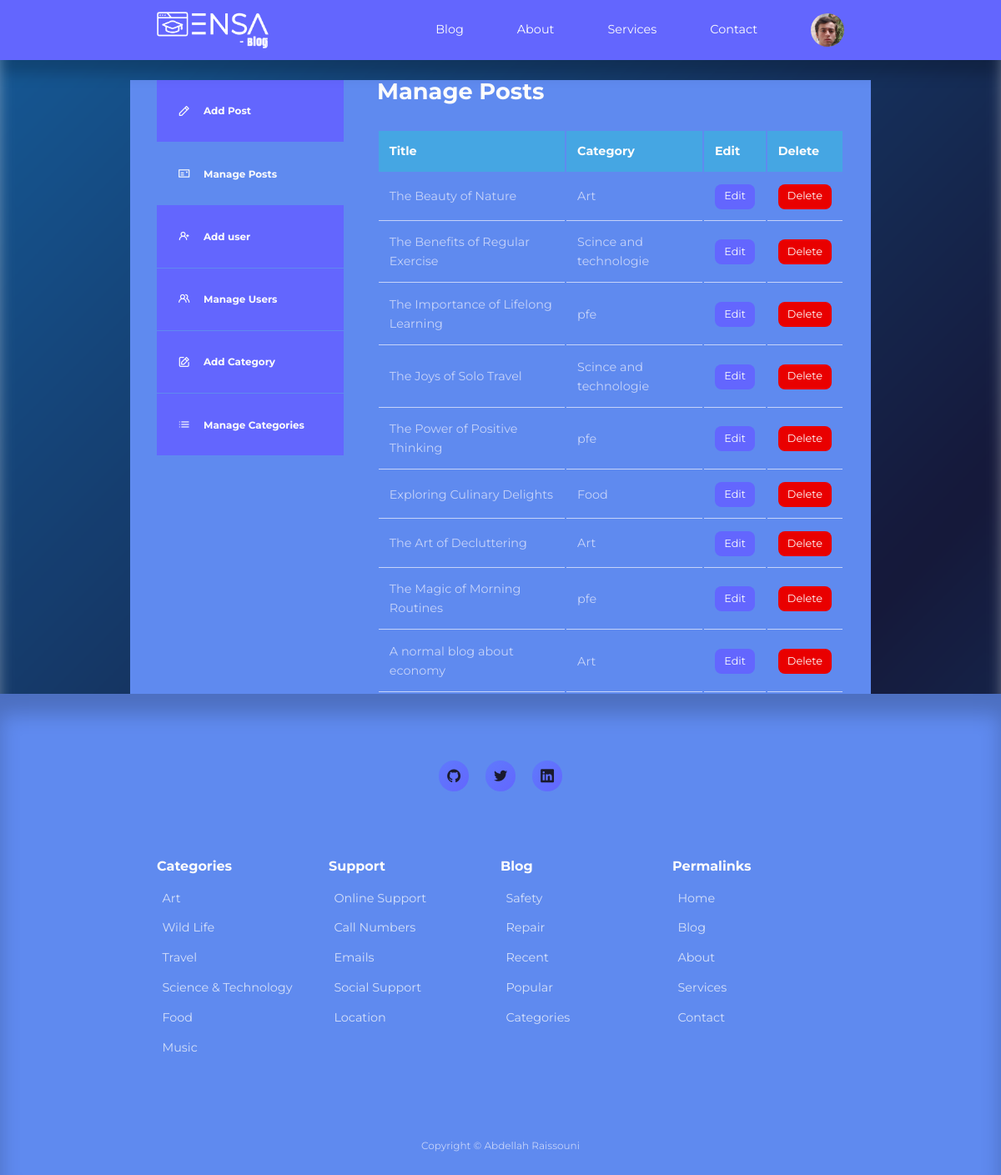
The app's page /admin/ (signed in) with its own data.
### tables this page shows
CREATE TABLE IF NOT EXISTS `users` (
  `id` int UNSIGNED NOT NULL AUTO_INCREMENT,
  `firstname` varchar(50) NOT NULL,
  `lastname` varchar(50) NOT NULL,
  `username` varchar(50) NOT NULL,
  `email` varchar(100) NOT NULL,
  `password` varchar(255) NOT NULL,
  `avatar` varchar(255) NOT NULL,
  `is_admin` tinyint(1) NOT NULL,
  PRIMARY KEY (`id`)
);

CREATE TABLE IF NOT EXISTS `posts` (
  `id` int UNSIGNED NOT NULL AUTO_INCREMENT,
  `title` varchar(255) NOT NULL,
  `body` text NOT NULL,
  `thumbnail` varchar(255) NOT NULL,
  `date_time` timestamp NOT NULL DEFAULT CURRENT_TIMESTAMP,
  `category_id` int UNSIGNED DEFAULT NULL,
  `author_id` int UNSIGNED NOT NULL,
  `is_featured` tinyint(1) NOT NULL,
  PRIMARY KEY (`id`),
  KEY `FK_blog_category` (`category_id`),
  KEY `FK_blog_author` (`author_id`)
);

CREATE TABLE IF NOT EXISTS `categories` (
  `id` int UNSIGNED NOT NULL AUTO_INCREMENT,
  `title` varchar(50) NOT NULL,
  `description` text NOT NULL,
  PRIMARY KEY (`id`)
);

### admin/partials/header.php (called while the page is built, shortened)
<?php
require '../partials/header.php';

### admin/index.php (the view, shortened to what this page needs)
<?php
 include 'partials/header.php';
 $current_user_id = $_SESSION['user-id'];
 $query = "SELECT id, title, category_id FROM posts WHERE author_id=$current_user_id ORDER BY id DESC";
 $posts = mysqli_query($connection, $query);
?>
<section class="dashboard">
    <div class="container dashboard__container">
        <aside>
            <ul>
                <li><a href="add-post.php"><i class="uil uil-pen"></i>
                        <h5>Add Post</h5>
                    </a>
                </li>
                <li><a href="index.php" class="active"><i class="uil uil-postcard"></i>
                        <h5>Manage Posts</h5>
                    </a>
                </li>
                <?php if(isset($_SESSION['user_is_admin'])) : ?>
                <li><a href="add-user.php"><i class="uil uil-user-plus"></i>
                        <h5>Add user</h5>
                    </a>
                </li>
                <li><a href="manage-users.php"><i class="uil uil-users-alt"></i>
                        <h5>Manage Users</h5>
                    </a>
                </li>
                <li><a href="add-category.php"><i class="uil uil-edit"></i>
                        <h5>Add Category</h5>
                    </a>
                </li>
                <li><a href="manage-categories.php"><i class="uil uil-list-ul"></i>
                        <h5>Manage Categories</h5>
                    </a>
                </li>
                <?php endif ?>
            </ul>
        </aside>
        <main>
            <h2>Manage Posts</h2>
            <?php if(mysqli_num_rows($posts) > 0) : ?>
            <table>
                <thead>
                    <tr>
                        <th>Title</th>
                        <th>Category</th>
                        <th>Edit</th>
                        <th>Delete</th>
                    </tr>
                </thead>
                <tbody>
                <?php while($post = mysqli_fetch_assoc($posts)) : ?>
                     <?php
                     $category_id = $post['category_id'];
                     $category_query = "SELECT title FROM categories WHERE id=$category_id";
                    $category_result = mysqli_query($connection, $category_query);
                     $category = mysqli_fetch_assoc($category_result);
                     ?>
                    <tr>
                        <td><?= $post['title'] ?></td>
                        <td><?= $category['title'] ?></td>
                        <td><a href="<?= ROOT_URL?>admin/edit-post.php?id=<?= $post['id']?>" class="btn sm">Edit</a></td>
                        <td><a href="<?= ROOT_URL?>admin/delete-post.php?id=<?= $post['id']?>" class="btn sm danger">Delete</a></td>
                    </tr>
                    <?php endwhile ?>
                </tbody>
            </table>
            <?php else : ?>
                <div class="alert__message error"><?= "No posts found" ?></div>
            <?php endif ?>
        </main>
    </div>
</section>
<?php
 include '../partials/footer.php';
?>

### partials/header.php (shortened to what this page needs)
<?php
require 'config/database.php';
if(isset($_SESSION['user-id'])) {
    $id = filter_var($_SESSION['user-id'], FILTER_VALIDATE_INT);
    $query = "SELECT avatar FROM users WHERE id=$id";
    $result = mysqli_query($connection, $query);
    $avatar = mysqli_fetch_assoc($result);
}
?>
<!DOCTYPE html>
<html lang="en">
<head>
    <link rel="stylesheet" href="<?= ROOT_URL ?>css/styles.css">
    <link rel="stylesheet" href="https://unicons.iconscout.com/release/v4.0.8/css/line.css">
</head>
<body>
    <nav>
        <div class="container nav__container">
            <a href="<?= ROOT_URL ?>" >
            <img src="<?= ROOT_URL ?>partials/ensablog-white.png" style="width:40%; height:auto;" alt="Ensa - Blog Logo" >
            </a>
            <ul class="nav__items">
                <li><a href="<?= ROOT_URL ?>blog.php">Blog</a></li>
                <li><a href="<?= ROOT_URL ?>about.php">About</a></li>
                <li><a href="<?= ROOT_URL ?>services.php">Services</a></li>
                <li><a href="<?= ROOT_URL ?>contact.php">Contact</a></li>
                <?php if(isset ($_SESSION['user-id'])): ?>
                    <li class="nav__profile">
                    <div class="avatar">
                        <img src="<?= ROOT_URL . 'images/' . $avatar['avatar'] ?>" >
                    </div>
                </li>
                <?php else : ?>
                <li><a href="<?= ROOT_URL ?>signin.php">Signin</a></li>
                <?php endif ?>
            </ul>
        </div>
    </nav>

### css/styles.css (style rules this page uses)
:root { --color-primary: #6366fe; --color-primary-light: hsla(239, 99%, 70%, 0.18); --color-primary-variant: #5f7afc; --color-red: #e90000; --color-red-light: hsla(235, 97%, 69%, 0.15); --color-green: #27e40f; --color-green-light: hsla(225, 95%, 68%, 0.15); --color-gray-900: #5f8aef; --color-gray-700: #45a6e3; --color-gray-300: rgba(242, 242, 254, 0.3); --color-gray-200: rgba(242, 242, 254, 0.7); --color-white: #fcfcfc; --color-bg: linear-gradient(-45deg, #000428, #004e92, #000428, #004e92); --transition: all 300ms ease; --container-width-lg: 74%; --container-width-md: 88%; --form-width: 40%; --card-border-radius-1: 0.3rem; --card-border-radius-2: 0.5rem; --card-border-radius-3: 0.8rem; --card-border-radius-4: 2rem; --card-border-radius-5: 5rem; }
body { font-family: 'Montserrat', sans-serif; line-height: 1.6; color: var(--color-gray-200); overflow-x: hidden; font-size: 0.9rem; position: relative; }
body::before, body::after { content: ""; position: fixed; top: 0; left: 0; width: 100%; height: 100%; background: var(--color-bg); background-size: 200% 200%; animation: gradient 25s ease-in-out infinite; z-index: -1; }
body::before { filter: blur(8px); opacity: 0.8; }
body::after { filter: blur(4px); opacity: 0.6; transform: scale(1.1); }
* { margin: 0; padding: 0; outline: 0; border: 0; appearance: 0; list-style: none; text-decoration: none; box-sizing: border-box; }
.container { width: var(--container-width-lg); max-width: 1800px; margin-inline: auto; }
section { margin-top: 3rem; width: 100vw; }
h1, h2, h3, h4, h5 { color: var(--color-white); line-height: 1.3; }
h2 { font-size: 1.7rem; margin: 1rem 0; }
a { color: var(--color-white); transition: var(--transition); }
img { display: block; width: 100%; object-fit: cover; }
nav { background: var(--color-primary); width: 100vw; height: 4.5rem; position: fixed; top: 0; z-index: 10; box-shadow: 0 1rem 1rem rgba(0, 0, 0, 0.2); }
.nav__container { height: 100%; display: flex; align-items: center; justify-content: space-between; }
.avatar { width: 2.5rem; height: 2.5rem; border-radius: 50%; overflow: hidden; border: 0.3rem solid var(--color-bg); }
.nav__items { display: flex; align-items: center; gap: 4rem; }
.nav__profile { position: relative; cursor: pointer; }
.btn { display: inline-block; width: fit-content; padding: 0.6rem 1.2rem; background-color: var(--color-primary); border-radius: var(--card-border-radius-2); cursor: pointer; transition: var(--transition); color: var(--color-white); }
.btn.sm { padding: 0.3rem 0.7rem; font-size: 0.8rem; }
.btn.danger { background: var(--color-red); }
.dashboard { margin-top: 6rem; }
.dashboard__container { display: grid; grid-template-columns: 14rem auto; gap: 1rem; background: var(--color-gray-900); padding: 2rem; margin-bottom: 5rem; }
.dashboard aside a { background-color: var(--color-primary); display: flex; gap: 1rem; align-items: center; padding: 1.6rem; }
.dashboard aside ul li:not(:last-child) a { border-bottom: 1px solid var(--color-gray-900); }
.dashboard aside a.active { background-color: var(--color-gray-900); }
.dashboard main { margin-left: 1.5rem; }
.dashboard main h2 { margin: 0 0 2rem 0; line-height: 1; }
.dashboard main table { width: 100%; text-align: left; }
.dashboard main table th { background: var(--color-gray-700); padding: 0.8rem; color: var(--color-white); }
.dashboard main table td { padding: 0.8rem; border-bottom: 1px solid var(--color-gray-200); }
.container { max-width: 1200px; margin: 0 auto; padding: 0 2rem; }
.container { max-width: 1200px; margin: 0 auto; padding: 0 2rem; position: relative; z-index: 1; }

### records on screen
users: avatar (picture)
posts: title "The Beauty of Nature", category.title "Art"
posts: title "The Benefits of Regular Exercise", category.title "Scince and technologie"
posts: title "The Importance of Lifelong Learning", category.title "pfe"
posts: title "The Joys of Solo Travel", category.title "Scince and technologie"
posts: title "The Power of Positive Thinking", category.title "pfe"
posts: title "Exploring Culinary Delights", category.title "Food"
posts: title "The Art of Decluttering", category.title "Art"
posts: title "The Magic of Morning Routines", category.title "pfe"
posts: title "A normal blog about economy", category.title "Art"
